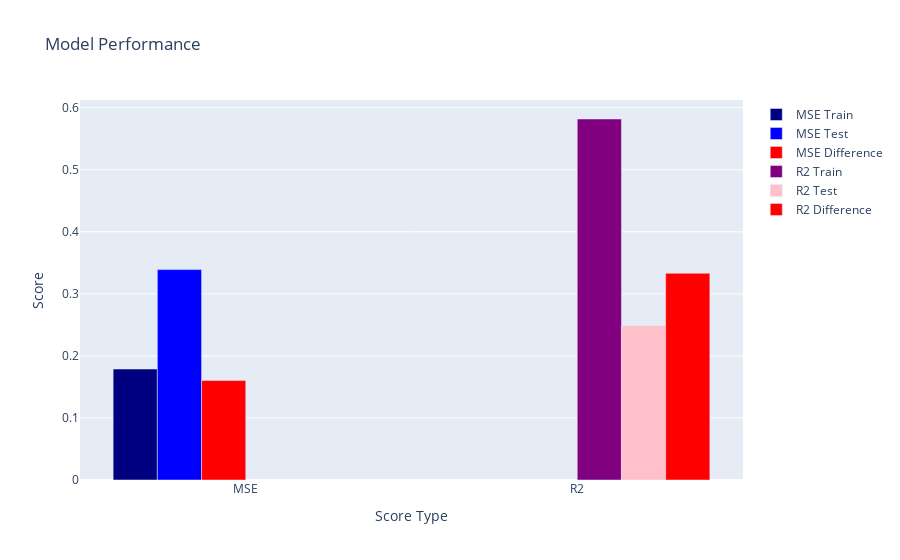

The notebook cell this image was saved under:
### Markdown cell above
### Gradient Boosting

### Code cell
# Create a Gradient Boosting model

from sklearn.ensemble import GradientBoostingRegressor

model = GradientBoostingRegressor(learning_rate=0.01, 
                                  max_depth=5, 
                                  max_features='sqrt', 
                                  min_samples_leaf=1, 
                                  min_samples_split=2, 
                                  n_estimators=500, 
                                  subsample=0.8)

# Train the model
model.fit(df_x_select, df_y)

# Get the training MSE, R2 score, Testing MSE, and R2 score
mse_train = mean_squared_error(df_y, model.predict(df_x_select))
r2_train = r2_score(df_y, model.predict(df_x_select))
mse_test = mean_squared_error(df_test_y, model.predict(df_test_x_select))
r2_test = r2_score(df_test_y, model.predict(df_test_x_select))

# Print the training MSE and R2 score
print('Training MSE: ', mse_train)
print('Training R2: ', r2_train)

# Print the testing MSE and R2 score
print('Testing MSE: ', mse_test)
print('Testing R2: ', r2_test)

# Display the scores
plot_scores(mse_train, r2_train, mse_test, r2_test)

# Save the model
pickle.dump(model, open('models/GradientBoosting_model.pkl', 'wb'))

### Figure 1 — Plotly figure (JSON) as saved in the notebook; plotly's stock layout.template omitted (floating-point values rounded to 4 significant figures)
{"data": [{"marker": {"color": "navy"}, "name": "MSE Train", "type": "bar", "x": ["MSE"], "y": [0.1788]}, {"marker": {"color": "blue"}, "name": "MSE Test", "type": "bar", "x": ["MSE"], "y": [0.3391]}, {"marker": {"color": "red"}, "name": "MSE Difference", "type": "bar", "x": ["MSE"], "y": [0.1603]}, {"marker": {"color": "purple"}, "name": "R2 Train", "type": "bar", "x": ["R2"], "y": [0.5818]}, {"marker": {"color": "pink"}, "name": "R2 Test", "type": "bar", "x": ["R2"], "y": [0.2487]}, {"marker": {"color": "red"}, "name": "R2 Difference", "type": "bar", "x": ["R2"], "y": [0.3331]}], "layout": {"title": {"text": "Model Performance"}, "xaxis": {"title": {"text": "Score Type"}}, "yaxis": {"title": {"text": "Score"}}}}
